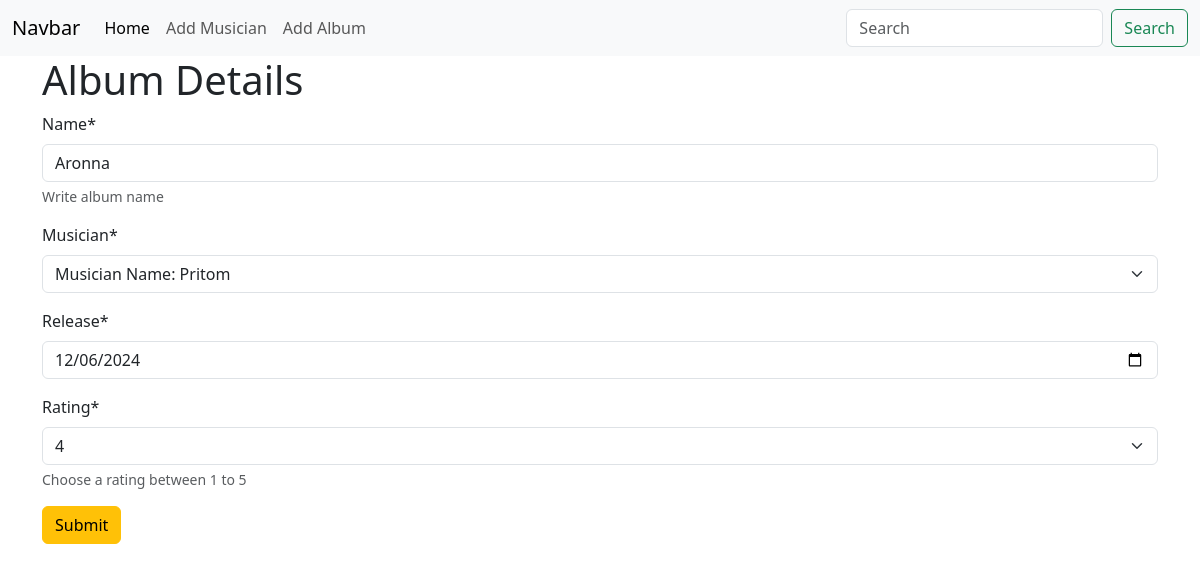
Screenshot of /album/edit/4 with the database file from the repository.
### album/models.py (models this page shows, shortened)
class Album(models.Model):
    name=models.CharField(max_length=50)
    musician=models.ForeignKey(Musician,on_delete=models.CASCADE)
    release=models.DateField(default=date.today)
    levels=(
        ('1','1'),
        ('2','2'),
        ('3','3'),
        ('4','4'),
        ('5','5'),
    )
    rating=models.CharField(max_length=10,choices=levels)

### album/views.py (the view)
# urls.py: path('edit/<int:id>',views.edit,name='edit_album'),
def edit(request,id):
    data= Album.objects.get(pk=id)
    albumform=forms.AlbumForm(instance=data)
    if request.method =="POST":
        albumform=forms.AlbumForm(request.POST,instance=data)
        if albumform.is_valid():
            albumform.save(commit=True)
            return redirect('homepage')
    return render(request,'add_album.html',{'form':albumform})

### album/forms.py
class AlbumForm(forms.ModelForm):
    class Meta:
        model=Album
        fields='__all__'
        widgets = {
            'release': forms.DateInput(attrs={'type':'date'}),
        }
        help_texts ={
            'name': "Write album name",
            'rating':'Choose a rating between 1 to 5'
        }

### musician/models.py (called while the page is built)
    def __str__(self) -> str:
        return f"Musician Name: {self.f_name}"

### album/templates/add_album.html (shortened to what this page needs)
{%extends 'base.html'%}
{% load crispy_forms_tags  %}
{% block content%}
   <form method="post" class="container">
    <h1>Album Details</h1>
    {{form | crispy}}
    <button type="submit" class="btn btn-warning">Submit</button>
   </form>
{%endblock%}

### rows the page displays
Album: name "Aronna", musician "Musician Name: Pritom", release "12/06/2024", rating "4"
